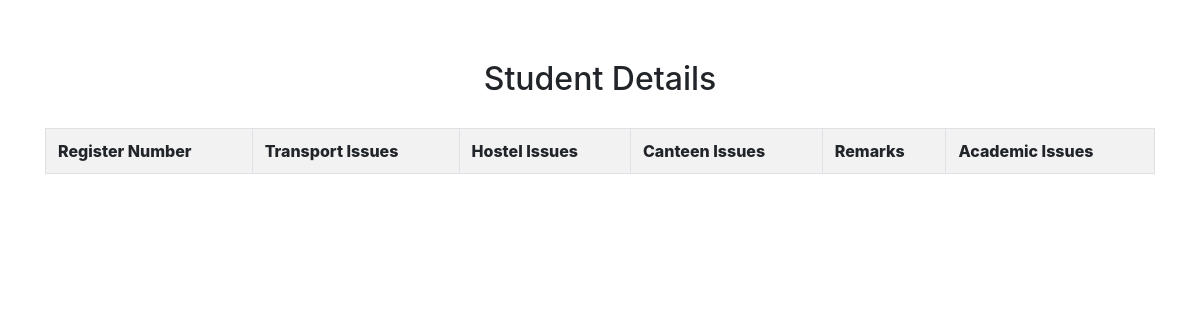
Page /view.php on the earlier database version.
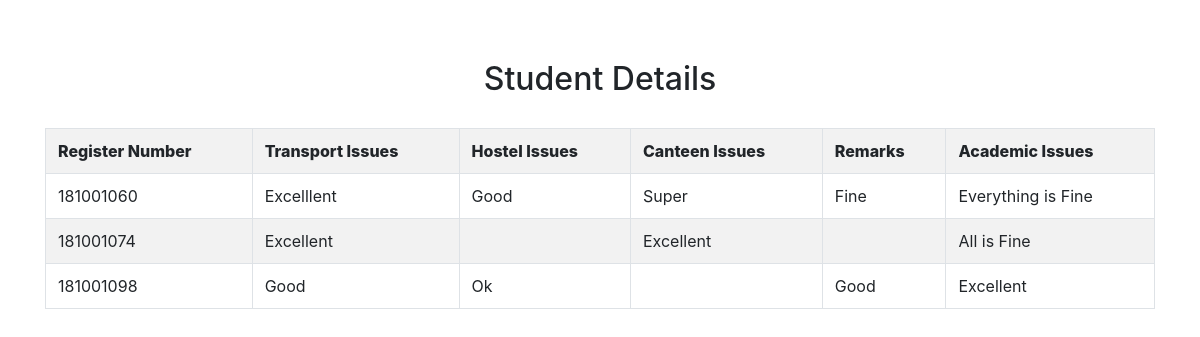
Same page on the later database version.
### tables this page shows
CREATE TABLE `grievances` (
  `registerno` int(11) NOT NULL,
  `transport` varchar(1000) DEFAULT NULL,
  `hostel` varchar(1000) DEFAULT NULL,
  `canteen` varchar(1000) DEFAULT NULL,
  `remarks` varchar(1000) DEFAULT NULL,
  `issue` varchar(1000) NOT NULL
);

### view.php (the view, shortened to what this page needs)
<html>
	<head>
		<link rel="stylesheet" href="https://stackpath.bootstrapcdn.com/bootstrap/4.4.1/css/bootstrap.min.css">
		<link rel="stylesheet" href="style.css">
	</head>
	<body>
		<div class="container">
		<span style="text-align:center"><h2>Student Details</h2></span>
		<table class="table table-bordered table-striped border-primary">
			<tr>
			<th>Register Number</th>
			<th>Transport Issues</th>
			<th>Hostel Issues</th>
			<th>Canteen Issues</th>
			<th>Remarks</th>
			<th>Academic Issues</th>
			</tr>
			<?php
				require "conn.php";
				$sql="select * from grievances";
				$result=$conn->query($sql);
				if($result->num_rows>0){
				while($row=$result->fetch_assoc()){
				echo"<tr>
				<td>".$row["registerno"]."</td>
				<td>".$row["transport"]."</td>
				<td>".$row["hostel"]."</td>
				<td>".$row["canteen"]."</td>
				<td>".$row["remarks"]."</td>
				<td>".$row["issue"]."</td>
				</tr>";
				}
				echo"</table>";
				}
			?>
		</table>
	</div>
	</body>
</html>

### style.css (style rules this page uses)
.container { margin-top: 60px; }
h2 { margin: 30px; }
th { font-weight: 800; }

Differences in the rows shown:
added grievances: registerno "181001060", transport "Excelllent", hostel "Good", canteen "Super", remarks "Fine", issue "Everything is Fine"
added grievances: registerno "181001074", transport "Excellent", canteen "Excellent", issue "All is Fine"
added grievances: registerno "181001098", transport "Good", hostel "Ok", remarks "Good", issue "Excellent"
